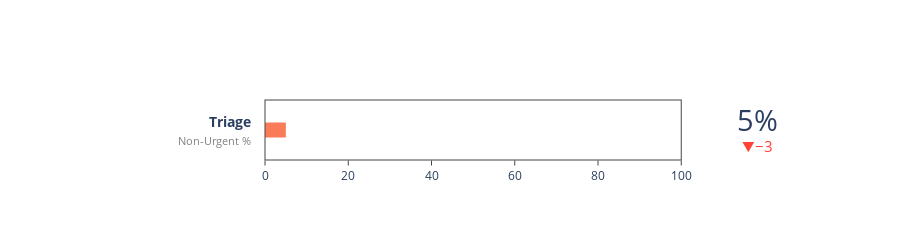

The notebook cell this image was saved under:
### Code cell
import plotly.graph_objects as go

fig = go.Figure(go.Indicator(
    mode = "number+gauge+delta",
    title = {'text':"<b>Triage</b><br><span style='color: gray; font-size:0.8em'>Non-Urgent %</span>", 'font': {"size": 14}},
    gauge = {
        'shape': "bullet",
        'axis': {'range': [None, 100]},
        'bar': {'color': 'rgb(249,123,87)'},
    },
    value = 5,
    delta = {'reference': 8},
    number = {'suffix': "%"},
    domain = {'x': [0.25, 1], 'y': [0, 1]},
    ))
fig.update_layout(height = 225)

fig.show()

### Figure 1 — Plotly figure (JSON) as saved in the notebook; plotly's stock layout.template omitted (floating-point values rounded to 4 significant figures)
{"data": [{"delta": {"reference": 8}, "domain": {"x": [0.25, 1], "y": [0, 1]}, "gauge": {"axis": {"range": [null, 100]}, "bar": {"color": "rgb(249,123,87)"}, "shape": "bullet"}, "mode": "number+gauge+delta", "number": {"suffix": "%"}, "title": {"font": {"size": 14}, "text": "<b>Triage</b><br><span style='color: gray; font-size:0.8em'>Non-Urgent %</span>"}, "type": "indicator", "value": 5}], "layout": {"height": 225}}
